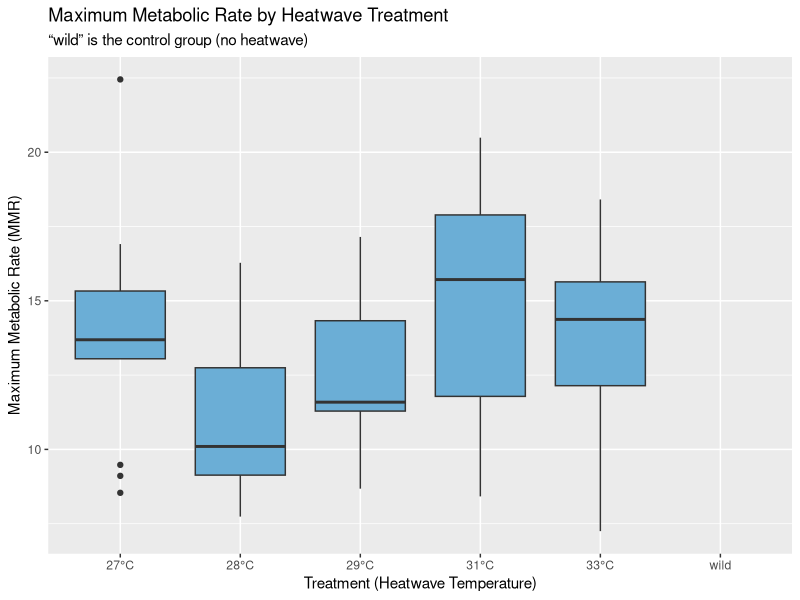
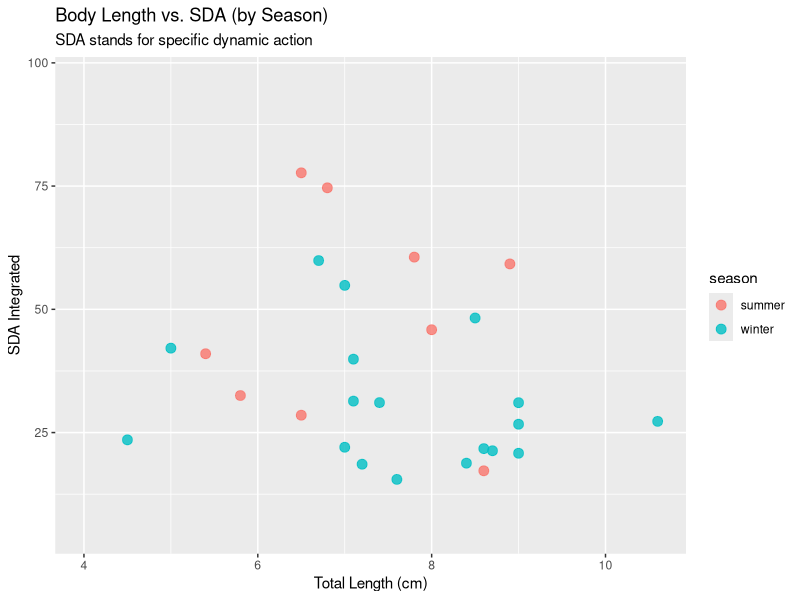

Reproduce these figures in R, in order.
## ---- chunk 1
library(tidyverse)
library(broom)
library(viridisLite)
library(ggplot2)
## ---- chunk 2
heatwaves_coral_fish <- read_csv("../data/VanWert_etal_2023_hawkfish.csv")
glimpse(heatwaves_coral_fish)
## ---- chunk 3
heatwaves_coral_fish_clean <- heatwaves_coral_fish |>
  rename(wet_mass = bw_g,
         total_length = tl_cm,
         standard_length = sl_cm,
         max_metabolic_rate = mmr_corrected,
         standard_metabolic_rate = smr_low10_all,
         absolute_aerobic_scope = aas_corrected,
         factorial_aerobic_scope = fas,
         SDA_coeff = sda_coeff,
         temp_of_arrhythmia = tarr,
         peak_max_heart_rate = fhmax_peak,
         temp_at_max_heart_rate = tpeak)
## ---- chunk 4

heatwave_vs_mmr <- heatwaves_coral_fish_clean |>
  ggplot(aes(x = treatment_new, y = max_metabolic_rate)) +
  geom_boxplot(fill = "#6BAED6") +
  scale_x_discrete(labels = function(x) ifelse(x == "wild", "wild", paste0(x, "°C"))) +
  labs(
    title = "Maximum Metabolic Rate by Heatwave Treatment",
    subtitle = "“wild” is the control group (no heatwave)",
    x = "Treatment (Heatwave Temperature)",
    y = "Maximum Metabolic Rate (MMR)"
  )

# Save the plot
ggsave("fig_heatwave_boxplot.png", heatwave_vs_mmr, width = 7, height = 5)

## ---- chunk 5

body_energy_season <- heatwaves_coral_fish_clean |>
  ggplot(aes(x = total_length, y = SDA_integrated, color = season)) +
  geom_point(alpha = 0.8, size = 3) +
  labs(
    title = "Body Length vs. SDA (by Season)",
    subtitle = "SDA stands for specific dynamic action",
    x = "Total Length (cm)",
    y = "SDA Integrated"
  )

# Save the plot
ggsave("fig_body_energy_season_scatterplot.png", body_energy_season, width = 7, height = 5)
## ---- chunk 6
